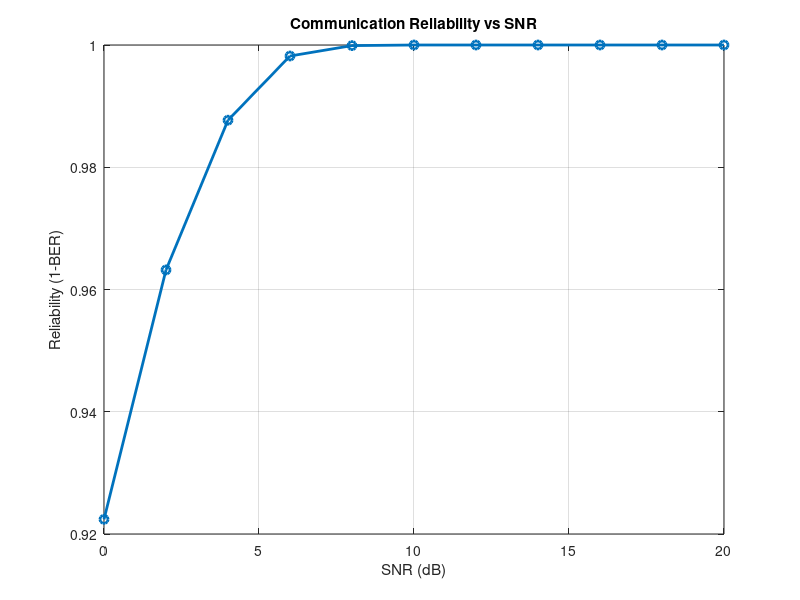

Recreate this plot in MATLAB.

clc;
clear;
close all;

SNR_dB = 0:2:20;

Reliability = zeros(size(SNR_dB));

for k = 1:length(SNR_dB)

    N = 10000;
    bits = randi([0 1], N, 1);
    tx = 2 * bits - 1;

    snrLin = 10^(SNR_dB(k) / 10);

    noise = randn(N, 1) / sqrt(2 * snrLin);
    rx = tx + noise;

    bhat = real(rx) > 0;

    BER = mean(bhat ~= bits);

    Reliability(k) = 1 - BER;

end

% Plot Communication Reliability
figure;

plot(SNR_dB, Reliability, 'o-', 'LineWidth', 2);

grid on;
xlabel('SNR (dB)');
ylabel('Reliability (1-BER)');
title('Communication Reliability vs SNR');
